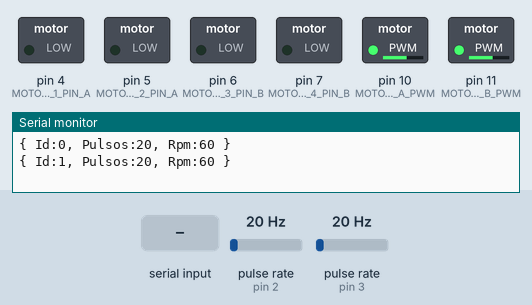
Simulated run of this sketch. Board: Arduino Uno, built with avr-gcc and run on an emulated ATmega328P. Parts: switched loads named in the sketch (green lamp = pin HIGH), the last lines printed to the serial monitor. Wiring (inferred from the names in the program): 2 × pulse sensor: data pin 2 / data pin 3. The test bench sets the inputs (shaded band); at power-on: pulse rate (sensors on pin 2, pin 3) 20 Hz.

Above: at 1.2 s.
1.3 s: "ViraDireita\n" received over the second serial link
At 2.1 s:
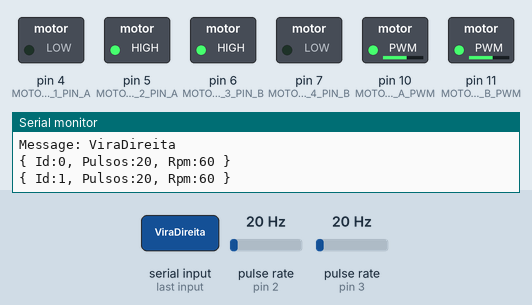
2.8 s: "ViraEsquerda\n" received over the second serial link
At 3.3 s:
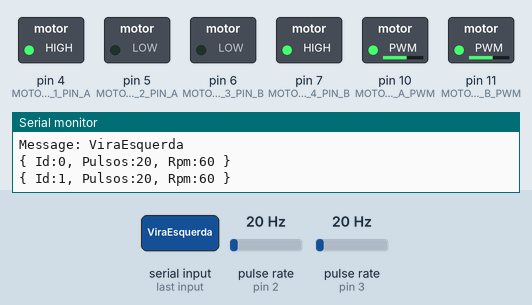
4.3 s: "VaiParaFrente\n" received over the second serial link
At 5.5 s:
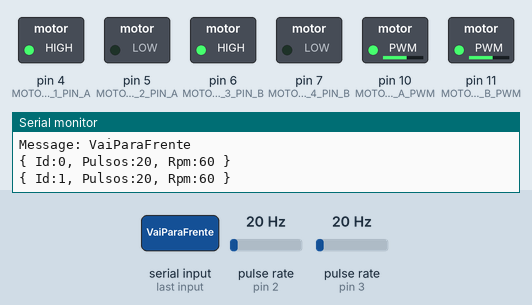
5.8 s: "VaiParaTras\n" received over the second serial link
At 6.7 s:
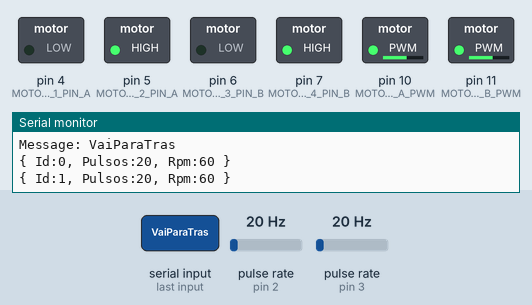
Timing chart, 0 to 8.3 s (numbered marks = the images above; inputs shaded):
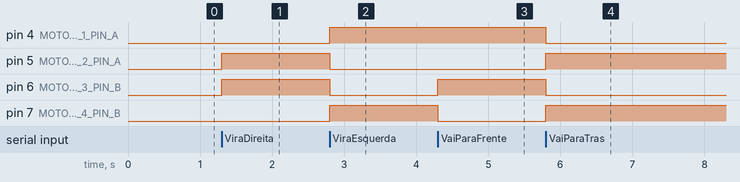

The sketch:

FutebolRobosArduino.ino
```cpp
#include "SoftwareSerial.h"

#include "Definitions.h"
#include "Encoder.h"
#include "Bluetooth.h"
#include "Motor.h"

void setup() {
  Serial.begin(9600);
  setupEncoder();
  setupBluetooth();
  setupMotor();
}

void loop() {
  if (btBytesDisponiveis() > 0) {
    String Message = btRecebeMensagem();
    Serial.print("Message: ");
    Serial.println(Message);

    if (Message == "ViraDireita") {
        mtViraParaDireita();
    }

    if (Message == "ViraEsquerda") {
        mtViraParaEsquerda();
    }

    if(Message == "VaiParaFrente") {
        mtVaiParaFrente();
    }

    if(Message == "VaiParaTras") {
        mtVaiParaTras();
    }

    if(Message == "Parar") {
        mtParar();
    }
  }

  loopEncoder();
}
```

Bluetooth.cpp
```cpp
#include "Bluetooth.h"
#include "Definitions.h"

#include "SoftwareSerial.h"

SoftwareSerial BtSerial(BT_RX_PIN, BT_TX_PIN);

void setupBluetooth() {
  pinMode(BT_RX_PIN, INPUT);
  pinMode(BT_TX_PIN, OUTPUT);
  BtSerial.begin(BT_BAUD_RATE);
}

int btBytesDisponiveis() {
  return BtSerial.available();
}

bool btCharacterFinal(char Char) {
  return Char == '\0' || Char == '\n' || Char == '\r';
}

String btRecebeMensagem() {
  String Message = "";
  char CurrentChar;
  while (true) {
    if (btBytesDisponiveis() > 0) {
      CurrentChar = BtSerial.read();
      if (btCharacterFinal(CurrentChar)) break;
      Message += CurrentChar;
    }
  }
  return Message;
}

void btEnviaMensagem(String Message) {
  BtSerial.print(Message);
}
```

Bluetooth.h
```cpp
#ifndef BLUETOOTH_H
#define BLUETOOTH_H

#include "Arduino.h"

void setupBluetooth();
int btBytesDisponiveis();
String btRecebeMensagem();
void btEnviaMensagem(String);

#endif
```

Definitions.h
```cpp
#ifndef DEFINITIONS_H
#define DEFINITIONS_H

/*
 * Definicoes do Encoder
 */
#define PULSOS_POR_VOLTA 20

#define ENC_1_PIN 2
#define ENC_2_PIN 3

/*
 * Definicoes do Bluetooth
 */
#define BT_BAUD_RATE 9600
#define BT_RX_PIN    9
#define BT_TX_PIN    8

/*
 * Definicoes do Motor
 */
// ------------ Pinos
#define MOTOR_INPUT_1_PIN_A 4
#define MOTOR_INPUT_2_PIN_A 5
#define MOTOR_ENABLE_A_PWM 10

#define MOTOR_INPUT_3_PIN_B 6
#define MOTOR_INPUT_4_PIN_B 7
#define MOTOR_ENABLE_B_PWM 11

// ------------ Definicoes de Controle
#define MT_DIREITA  0
#define MT_ESQUERDA 1

#define MT_VELOCITY_HIGH 250
#define MT_VELOCITY_MED  120
#define MT_VELOCITY_LOW  80

#endif
```

Encoder.cpp
```cpp
#include "Encoder.h"
#include "Definitions.h"

unsigned GlobalId = 0;

Encoder Encoders[2];
unsigned long TempoMedido;

long calculaTempoPassado() {
  return millis() - TempoMedido;
}

void resetTempoMedido() {
  TempoMedido = millis();
}

void incrementaMotorPulsos1() {
  Encoders[0].Pulsos++;
}

void incrementaMotorPulsos2() {
  Encoders[1].Pulsos++;
}

void habilitaInterrupcoes() {
  attachInterrupt(digitalPinToInterrupt(ENC_1_PIN), incrementaMotorPulsos1, FALLING);
  attachInterrupt(digitalPinToInterrupt(ENC_2_PIN), incrementaMotorPulsos2, FALLING);
}

void desabilitaInterrupcoes() {
  detachInterrupt(digitalPinToInterrupt(ENC_1_PIN));
  detachInterrupt(digitalPinToInterrupt(ENC_2_PIN));
}

void resetEncoders() {
  Encoders[0].reset();
  Encoders[1].reset();
}

void calculaRpm(unsigned TempoPassado) {
  Encoders[0].calculaRpm(TempoPassado);
  Encoders[1].calculaRpm(TempoPassado);
}

void imprimeEncoderInfo() {
  Serial.println(Encoders[0].toString());
  Serial.println(Encoders[1].toString());
}

void setupEncoder() {
  pinMode(ENC_1_PIN, INPUT);
  pinMode(ENC_2_PIN, INPUT);
  habilitaInterrupcoes();
}

void loopEncoder() {
  unsigned long TempoPassado = calculaTempoPassado();
  if (TempoPassado >= 1000) {
    desabilitaInterrupcoes();
    calculaRpm(TempoPassado);
    imprimeEncoderInfo();
    resetEncoders();
    resetTempoMedido();
    habilitaInterrupcoes();
  }
}

// ---------------------------------------------------- Classe Encoder ----------------------------------------------------

Encoder::Encoder() {
  Pulsos = 0;
  Rpm = 0;
  Id = GlobalId++;
}

void Encoder::reset() {
  Pulsos = 0;
}

unsigned long Encoder::calculaRpm(unsigned TempoPassado) {
  Rpm = (60L * 1000L * Pulsos) / (TempoPassado * PULSOS_POR_VOLTA);
  TempoMedido = millis(); //resetTempoMedido(); tem função pra isso, pog
  return Rpm;
}

String Encoder::toString() {
  String Information;
  Information = "{ Id:" + String(Id) + ", Pulsos:" + String(Pulsos) + ", Rpm:" + String(Rpm) + " }";
  return Information;
}
```

Encoder.h
```cpp
#ifndef ENCODER_H
#define ENCODER_H

#include "Arduino.h"

struct Encoder {
  unsigned Id;
  volatile unsigned Pulsos;
  unsigned long TempoMedido;
  unsigned long Rpm;

  Encoder();
  void reset();
  unsigned long calculaRpm(unsigned);
  String toString();
};

void setupEncoder();
void loopEncoder();

#endif
```

Motor.cpp
```cpp
#include "Definitions.h"
#include "Motor.h"
#include "Arduino.h"

#define PIN_A 0
#define PIN_B 1

/*
 * Tabela para as possibilidades de A e B.
 *        A           B         Resultado
 *        0           0          Parado
 *        0           1          Para trás
 *        1           0          Para frente
 *        1           1          Parado
 */

Motor MotorDireita(MOTOR_INPUT_1_PIN_A, MOTOR_INPUT_2_PIN_A, MOTOR_ENABLE_A_PWM);
Motor MotorEsquerda(MOTOR_INPUT_3_PIN_B, MOTOR_INPUT_4_PIN_B, MOTOR_ENABLE_B_PWM);

void mtSetVelocidade(int V, int MotorID) {
  if (MotorID == MT_ESQUERDA) MotorEsquerda.setVelocidade(V);
  else if (MotorID == MT_DIREITA) MotorDireita.setVelocidade(V);
}

void mtViraParaEsquerda() {
  MotorDireita.giraFrente();
  MotorEsquerda.giraTras();
}

void mtViraParaDireita() {
  MotorDireita.giraTras();
  MotorEsquerda.giraFrente();
}

void mtVaiParaFrente() {
  MotorDireita.giraFrente();
  MotorEsquerda.giraFrente();
}

void mtVaiParaTras() {
  MotorDireita.giraTras();
  MotorEsquerda.giraTras();
}

void mtParar() {
  MotorDireita.parar();
  MotorEsquerda.parar();
}

// ---------------------------------------------------- Classe Motor ----------------------------------------------------

void setupMotor() {
  pinMode(MOTOR_INPUT_1_PIN_A, OUTPUT);
  pinMode(MOTOR_INPUT_2_PIN_A, OUTPUT);

  pinMode(MOTOR_INPUT_3_PIN_B, OUTPUT);
  pinMode(MOTOR_INPUT_4_PIN_B, OUTPUT);

  pinMode(MOTOR_ENABLE_A_PWM, OUTPUT);
  pinMode(MOTOR_ENABLE_B_PWM, OUTPUT);

  MotorDireita.setVelocidade(150);
  MotorEsquerda.setVelocidade(150);
}

Motor::Motor(int PinA, int PinB, int PinPWM) {
  DirectionPin[PIN_A] = PinA;
  DirectionPin[PIN_B] = PinB;
  PowerPin = PinPWM;
}

void Motor::parar() {
  digitalWrite(DirectionPin[PIN_A], LOW);
  digitalWrite(DirectionPin[PIN_B], LOW);
}

void Motor::giraFrente() {
  digitalWrite(DirectionPin[PIN_A], HIGH);
  digitalWrite(DirectionPin[PIN_B], LOW);
}

void Motor::giraTras() {
  digitalWrite(DirectionPin[PIN_A], LOW);
  digitalWrite(DirectionPin[PIN_B], HIGH);
}

void Motor::setVelocidade(int V) {
  analogWrite(PowerPin, V);
}
```

Motor.h
```cpp
#ifndef MOTOR_H
#define MOTOR_H

class Motor {
  private:
    int DirectionPin[2];
    int PowerPin;

  public:
    Motor(int, int, int);

    void parar();
    void giraFrente();
    void giraTras();
    void setVelocidade(int);

};

void setupMotor();

void mtViraParaEsquerda();
void mtViraParaDireita();
void mtVaiParaFrente();
void mtVaiParaTras();
void mtParar();
void mtSetVelocidade(int, int);

#endif
```

Measured:
- after the input at 1.3 s, pin 5 (MOTOR_INPUT_2_PIN_A), pin 6 (MOTOR_INPUT_3_PIN_B): LOW → HIGH at once
- after the input at 2.8 s, pin 4 (MOTOR_INPUT_1_PIN_A), pin 7 (MOTOR_INPUT_4_PIN_B): LOW → HIGH at once; pin 5 (MOTOR_INPUT_2_PIN_A), pin 6 (MOTOR_INPUT_3_PIN_B): HIGH → LOW at once
- after the input at 4.3 s, pin 6 (MOTOR_INPUT_3_PIN_B): LOW → HIGH at once; pin 7 (MOTOR_INPUT_4_PIN_B): HIGH → LOW at once
- after the input at 5.8 s, pin 4 (MOTOR_INPUT_1_PIN_A), pin 6 (MOTOR_INPUT_3_PIN_B): HIGH → LOW at once; pin 5 (MOTOR_INPUT_2_PIN_A), pin 7 (MOTOR_INPUT_4_PIN_B): LOW → HIGH at once
